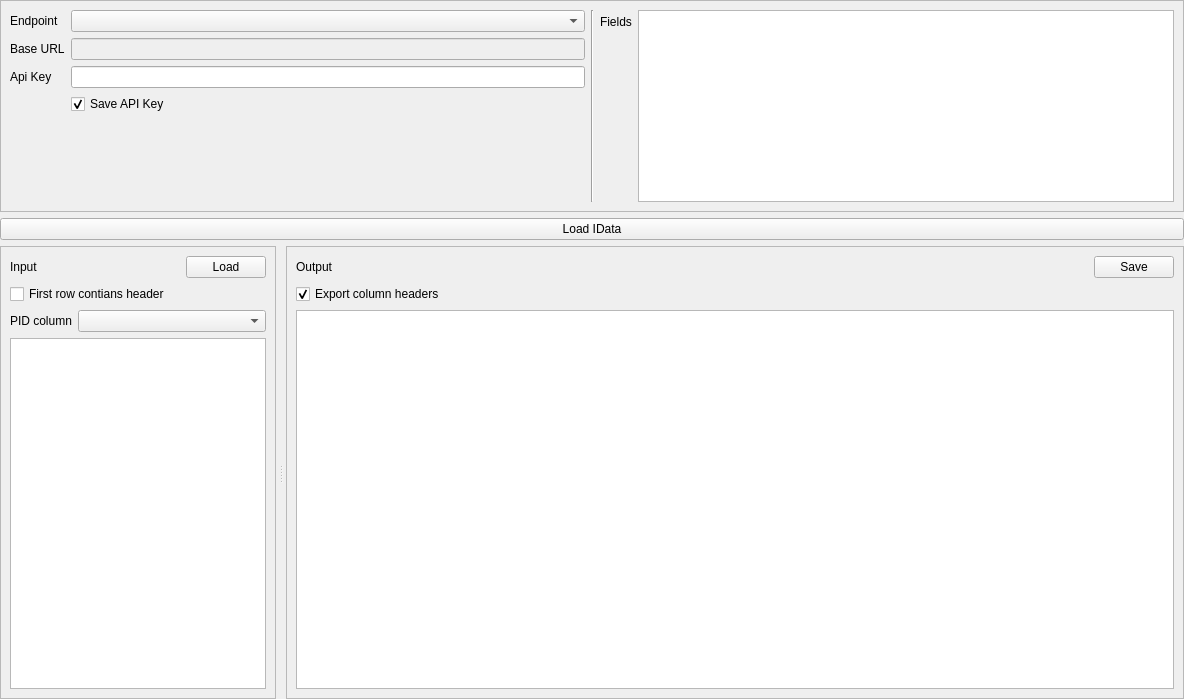
<?xml version="1.0" encoding="UTF-8"?>
<ui version="4.0">
 <class>LoaderPage</class>
 <widget class="QWidget" name="LoaderPage">
  <property name="geometry">
   <rect>
    <x>0</x>
    <y>0</y>
    <width>1184</width>
    <height>699</height>
   </rect>
  </property>
  <property name="windowTitle">
   <string>Form</string>
  </property>
  <layout class="QVBoxLayout" name="verticalLayout">
   <property name="leftMargin">
    <number>0</number>
   </property>
   <property name="topMargin">
    <number>0</number>
   </property>
   <property name="rightMargin">
    <number>0</number>
   </property>
   <property name="bottomMargin">
    <number>0</number>
   </property>
   <item>
    <widget class="QFrame" name="frame">
     <property name="frameShape">
      <enum>QFrame::StyledPanel</enum>
     </property>
     <property name="frameShadow">
      <enum>QFrame::Sunken</enum>
     </property>
     <layout class="QHBoxLayout" name="horizontalLayout">
      <item>
       <layout class="QFormLayout" name="formLayout">
        <item row="0" column="0">
         <widget class="QLabel" name="label_3">
          <property name="text">
           <string>Endpoint</string>
          </property>
          <property name="buddy">
           <cstring>endpointSelector</cstring>
          </property>
         </widget>
        </item>
        <item row="0" column="1">
         <widget class="QComboBox" name="endpointSelector">
          <property name="sizePolicy">
           <sizepolicy hsizetype="Expanding" vsizetype="Fixed">
            <horstretch>0</horstretch>
            <verstretch>0</verstretch>
           </sizepolicy>
          </property>
         </widget>
        </item>
        <item row="1" column="0">
         <widget class="QLabel" name="label_4">
          <property name="text">
           <string>Base URL</string>
          </property>
          <property name="buddy">
           <cstring>baseURL</cstring>
          </property>
         </widget>
        </item>
        <item row="1" column="1">
         <widget class="QLineEdit" name="baseURL">
          <property name="enabled">
           <bool>false</bool>
          </property>
         </widget>
        </item>
        <item row="2" column="0">
         <widget class="QLabel" name="label_5">
          <property name="text">
           <string>Api Key</string>
          </property>
          <property name="buddy">
           <cstring>apiKey</cstring>
          </property>
         </widget>
        </item>
        <item row="2" column="1">
         <widget class="QLineEdit" name="apiKey">
          <property name="echoMode">
           <enum>QLineEdit::PasswordEchoOnEdit</enum>
          </property>
         </widget>
        </item>
        <item row="3" column="1">
         <widget class="QCheckBox" name="saveApiKey">
          <property name="text">
           <string>Save API Key</string>
          </property>
          <property name="checked">
           <bool>true</bool>
          </property>
         </widget>
        </item>
       </layout>
      </item>
      <item>
       <widget class="Line" name="line">
        <property name="orientation">
         <enum>Qt::Vertical</enum>
        </property>
       </widget>
      </item>
      <item>
       <layout class="QFormLayout" name="formLayout_3">
        <item row="0" column="0">
         <widget class="QLabel" name="label_6">
          <property name="text">
           <string>Fields</string>
          </property>
          <property name="buddy">
           <cstring>fields</cstring>
          </property>
         </widget>
        </item>
        <item row="0" column="1">
         <widget class="ListWidgetInput" name="fields">
          <property name="sizePolicy">
           <sizepolicy hsizetype="Expanding" vsizetype="Maximum">
            <horstretch>0</horstretch>
            <verstretch>0</verstretch>
           </sizepolicy>
          </property>
          <property name="editTriggers">
           <set>QAbstractItemView::NoEditTriggers</set>
          </property>
          <property name="selectionMode">
           <enum>QAbstractItemView::ExtendedSelection</enum>
          </property>
          <property name="flow">
           <enum>QListView::LeftToRight</enum>
          </property>
          <property name="isWrapping" stdset="0">
           <bool>true</bool>
          </property>
         </widget>
        </item>
       </layout>
      </item>
     </layout>
    </widget>
   </item>
   <item>
    <widget class="QPushButton" name="executeBtn">
     <property name="text">
      <string>Load IData</string>
     </property>
    </widget>
   </item>
   <item>
    <widget class="QSplitter" name="splitter">
     <property name="sizePolicy">
      <sizepolicy hsizetype="Expanding" vsizetype="Expanding">
       <horstretch>0</horstretch>
       <verstretch>0</verstretch>
      </sizepolicy>
     </property>
     <property name="orientation">
      <enum>Qt::Horizontal</enum>
     </property>
     <property name="handleWidth">
      <number>10</number>
     </property>
     <widget class="QFrame" name="inputArea">
      <property name="sizePolicy">
       <sizepolicy hsizetype="Preferred" vsizetype="Preferred">
        <horstretch>0</horstretch>
        <verstretch>0</verstretch>
       </sizepolicy>
      </property>
      <property name="frameShape">
       <enum>QFrame::StyledPanel</enum>
      </property>
      <property name="frameShadow">
       <enum>QFrame::Sunken</enum>
      </property>
      <layout class="QVBoxLayout" name="verticalLayout_5">
       <item>
        <layout class="QHBoxLayout" name="horizontalLayout_3">
         <item>
          <widget class="QLabel" name="label">
           <property name="text">
            <string>Input</string>
           </property>
          </widget>
         </item>
         <item>
          <spacer name="horizontalSpacer_2">
           <property name="orientation">
            <enum>Qt::Horizontal</enum>
           </property>
           <property name="sizeHint" stdset="0">
            <size>
             <width>40</width>
             <height>20</height>
            </size>
           </property>
          </spacer>
         </item>
         <item>
          <widget class="QPushButton" name="loadBtn">
           <property name="text">
            <string>Load</string>
           </property>
          </widget>
         </item>
        </layout>
       </item>
       <item>
        <widget class="QWidget" name="widget_6" native="true">
         <layout class="QFormLayout" name="formLayout_2">
          <property name="leftMargin">
           <number>0</number>
          </property>
          <property name="topMargin">
           <number>0</number>
          </property>
          <property name="rightMargin">
           <number>0</number>
          </property>
          <property name="bottomMargin">
           <number>0</number>
          </property>
          <item row="0" column="0" colspan="2">
           <widget class="QCheckBox" name="firstRowIsHeader">
            <property name="text">
             <string>First row contians header</string>
            </property>
           </widget>
          </item>
          <item row="1" column="1">
           <widget class="QComboBox" name="pidColumnSelector"/>
          </item>
          <item row="1" column="0">
           <widget class="QLabel" name="label_7">
            <property name="text">
             <string>PID column</string>
            </property>
            <property name="buddy">
             <cstring>pidColumnSelector</cstring>
            </property>
           </widget>
          </item>
         </layout>
        </widget>
       </item>
       <item>
        <widget class="QTableView" name="inputTable">
         <property name="editTriggers">
          <set>QAbstractItemView::NoEditTriggers</set>
         </property>
         <property name="alternatingRowColors">
          <bool>true</bool>
         </property>
         <property name="selectionMode">
          <enum>QAbstractItemView::NoSelection</enum>
         </property>
         <property name="verticalScrollMode">
          <enum>QAbstractItemView::ScrollPerPixel</enum>
         </property>
         <property name="horizontalScrollMode">
          <enum>QAbstractItemView::ScrollPerPixel</enum>
         </property>
        </widget>
       </item>
      </layout>
     </widget>
     <widget class="QFrame" name="outputArea">
      <property name="sizePolicy">
       <sizepolicy hsizetype="Preferred" vsizetype="Preferred">
        <horstretch>1</horstretch>
        <verstretch>0</verstretch>
       </sizepolicy>
      </property>
      <property name="frameShape">
       <enum>QFrame::StyledPanel</enum>
      </property>
      <property name="frameShadow">
       <enum>QFrame::Sunken</enum>
      </property>
      <layout class="QVBoxLayout" name="verticalLayout_3">
       <item>
        <layout class="QHBoxLayout" name="horizontalLayout_2">
         <item>
          <widget class="QLabel" name="label_2">
           <property name="text">
            <string>Output</string>
           </property>
          </widget>
         </item>
         <item>
          <spacer name="horizontalSpacer">
           <property name="orientation">
            <enum>Qt::Horizontal</enum>
           </property>
           <property name="sizeHint" stdset="0">
            <size>
             <width>40</width>
             <height>20</height>
            </size>
           </property>
          </spacer>
         </item>
         <item>
          <widget class="QPushButton" name="saveBtn">
           <property name="text">
            <string>Save</string>
           </property>
          </widget>
         </item>
        </layout>
       </item>
       <item>
        <widget class="QWidget" name="widget_7" native="true">
         <layout class="QVBoxLayout" name="verticalLayout_4">
          <property name="leftMargin">
           <number>0</number>
          </property>
          <property name="topMargin">
           <number>0</number>
          </property>
          <property name="rightMargin">
           <number>0</number>
          </property>
          <property name="bottomMargin">
           <number>0</number>
          </property>
          <item>
           <widget class="QCheckBox" name="exportHeaders">
            <property name="text">
             <string>Export column headers</string>
            </property>
            <property name="checked">
             <bool>true</bool>
            </property>
           </widget>
          </item>
         </layout>
        </widget>
       </item>
       <item>
        <widget class="QTableView" name="outputTable">
         <property name="editTriggers">
          <set>QAbstractItemView::NoEditTriggers</set>
         </property>
         <property name="alternatingRowColors">
          <bool>true</bool>
         </property>
         <property name="selectionMode">
          <enum>QAbstractItemView::NoSelection</enum>
         </property>
         <property name="verticalScrollMode">
          <enum>QAbstractItemView::ScrollPerPixel</enum>
         </property>
         <property name="horizontalScrollMode">
          <enum>QAbstractItemView::ScrollPerPixel</enum>
         </property>
        </widget>
       </item>
      </layout>
     </widget>
    </widget>
   </item>
  </layout>
 </widget>
 <customwidgets>
  <customwidget>
   <class>ListWidgetInput</class>
   <extends>QListWidget</extends>
   <header>ListWidgetInput.h</header>
  </customwidget>
 </customwidgets>
 <tabstops>
  <tabstop>endpointSelector</tabstop>
  <tabstop>baseURL</tabstop>
  <tabstop>apiKey</tabstop>
  <tabstop>saveApiKey</tabstop>
  <tabstop>fields</tabstop>
  <tabstop>executeBtn</tabstop>
  <tabstop>loadBtn</tabstop>
  <tabstop>firstRowIsHeader</tabstop>
  <tabstop>pidColumnSelector</tabstop>
  <tabstop>saveBtn</tabstop>
  <tabstop>exportHeaders</tabstop>
  <tabstop>inputTable</tabstop>
  <tabstop>outputTable</tabstop>
 </tabstops>
 <resources/>
 <connections/>
</ui>
